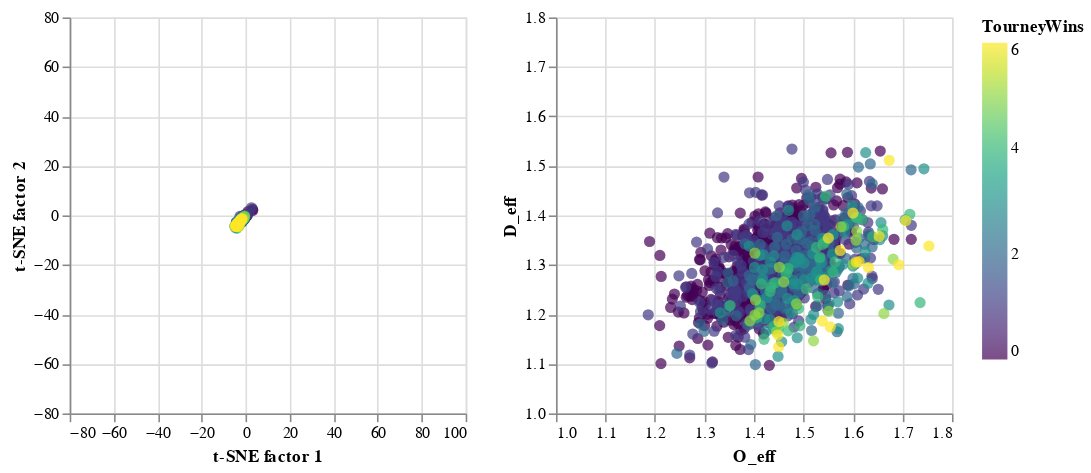

The notebook cell this image was saved under:
### Markdown cell above
### Are features associated with tournament wins?
The embeddings appear to be far less correlated to the number of games won by tournament than they were with seeds. This is logical since, tournament seeds are fundamentally generated from the same distribution of data we used in training, while the number of tournament wins requires predictive power. There does appear to be a significant reduction in overlap in the t-SNE representation, especially on the low end of the color scale.

### Code cell
#collapse_hide
colorBy = alt.Color('TourneyWins:Q', scale=alt.Scale(scheme='viridis',reverse=False))
orderBy = alt.Order('TourneyWins:Q', sort='ascending')
base, chart1, chart2 = plot_comparison( df,colorBy, orderBy, axis_ranges)

base.encode(*chart1)  | base.encode(*chart2)

### Figure 1 — Vega-Lite specification as saved in the notebook (floating-point values rounded to 4 significant figures; data arrays with more than 128 entries replaced by an {"elided": "..."} marker saying what was removed)
{"config": {"view": {"continuousWidth": 400, "continuousHeight": 300}}, "hconcat": [{"mark": {"type": "point", "filled": true, "size": 50}, "encoding": {"color": {"condition": {"type": "quantitative", "field": "TourneyWins", "scale": {"reverse": false, "scheme": "viridis"}, "selection": "selector003"}, "value": "lightgray"}, "order": {"type": "quantitative", "field": "TourneyWins", "sort": "ascending"}, "tooltip": [{"type": "nominal", "field": "TeamName"}, {"type": "nominal", "field": "Seed"}], "x": {"type": "quantitative", "axis": {"title": "t-SNE factor 1"}, "field": "factor1", "scale": {"domain": [-80, 100]}}, "y": {"type": "quantitative", "axis": {"title": "t-SNE factor 2"}, "field": "factor2", "scale": {"domain": [-80, 80]}}}, "height": 250, "selection": {"selector003": {"type": "single", "empty": "all", "fields": ["TeamName"]}, "selector004": {"type": "interval", "bind": "scales", "encodings": ["x", "y"]}}, "width": 250}, {"mark": {"type": "point", "filled": true, "size": 50}, "encoding": {"color": {"condition": {"type": "quantitative", "field": "TourneyWins", "scale": {"reverse": false, "scheme": "viridis"}, "selection": "selector003"}, "value": "lightgray"}, "order": {"type": "quantitative", "field": "TourneyWins", "sort": "ascending"}, "tooltip": [{"type": "nominal", "field": "TeamName"}, {"type": "nominal", "field": "Seed"}], "x": {"type": "quantitative", "field": "O_eff", "scale": {"domain": [1, 1.8]}}, "y": {"type": "quantitative", "field": "D_eff", "scale": {"domain": [1, 1.8]}}}, "height": 250, "selection": {"selector003": {"type": "single", "empty": "all", "fields": ["TeamName"]}, "selector004": {"type": "interval", "bind": "scales", "encodings": ["x", "y"]}}, "width": 250}], "data": {"name": "data-6b40ebfd782d30ac756bb779cd444713"}, "$schema": "https://vega.github.io/schema/vega-lite/v4.8.1.json", "datasets": {"data-6b40ebfd782d30ac756bb779cd444713": {"elided": "1132 records"}}}
